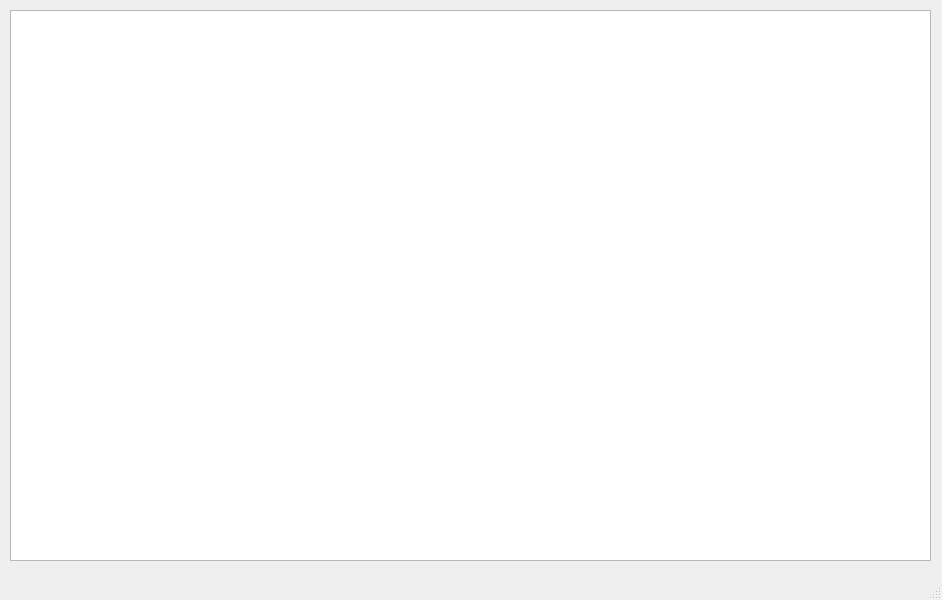
<?xml version="1.0" encoding="UTF-8"?>
<ui version="4.0">
 <class>ListViewWindow</class>
 <widget class="QMainWindow" name="ListViewWindow">
  <property name="geometry">
   <rect>
    <x>0</x>
    <y>0</y>
    <width>942</width>
    <height>600</height>
   </rect>
  </property>
  <property name="windowTitle">
   <string>Система подбора причесок - просмотр результатов</string>
  </property>
  <widget class="QWidget" name="centralwidget">
   <widget class="QListWidget" name="listWidget">
    <property name="geometry">
     <rect>
      <x>10</x>
      <y>10</y>
      <width>921</width>
      <height>551</height>
     </rect>
    </property>
    <property name="frameShadow">
     <enum>QFrame::Sunken</enum>
    </property>
    <property name="lineWidth">
     <number>1</number>
    </property>
    <property name="midLineWidth">
     <number>0</number>
    </property>
    <property name="sizeAdjustPolicy">
     <enum>QAbstractScrollArea::AdjustIgnored</enum>
    </property>
    <property name="editTriggers">
     <set>QAbstractItemView::DoubleClicked|QAbstractItemView::SelectedClicked</set>
    </property>
    <property name="showDropIndicator" stdset="0">
     <bool>false</bool>
    </property>
    <property name="dragDropMode">
     <enum>QAbstractItemView::DragDrop</enum>
    </property>
    <property name="defaultDropAction">
     <enum>Qt::CopyAction</enum>
    </property>
    <property name="alternatingRowColors">
     <bool>false</bool>
    </property>
    <property name="iconSize">
     <size>
      <width>150</width>
      <height>150</height>
     </size>
    </property>
    <property name="movement">
     <enum>QListView::Snap</enum>
    </property>
    <property name="flow">
     <enum>QListView::LeftToRight</enum>
    </property>
    <property name="isWrapping" stdset="0">
     <bool>true</bool>
    </property>
    <property name="resizeMode">
     <enum>QListView::Fixed</enum>
    </property>
    <property name="layoutMode">
     <enum>QListView::Batched</enum>
    </property>
    <property name="spacing">
     <number>0</number>
    </property>
    <property name="gridSize">
     <size>
      <width>200</width>
      <height>200</height>
     </size>
    </property>
    <property name="viewMode">
     <enum>QListView::IconMode</enum>
    </property>
    <property name="modelColumn">
     <number>0</number>
    </property>
    <property name="uniformItemSizes">
     <bool>true</bool>
    </property>
    <property name="batchSize">
     <number>100</number>
    </property>
    <property name="wordWrap">
     <bool>false</bool>
    </property>
    <property name="selectionRectVisible">
     <bool>true</bool>
    </property>
    <property name="currentRow">
     <number>-1</number>
    </property>
    <property name="sortingEnabled">
     <bool>false</bool>
    </property>
   </widget>
  </widget>
  <widget class="QStatusBar" name="statusbar"/>
 </widget>
 <resources/>
 <connections/>
</ui>
